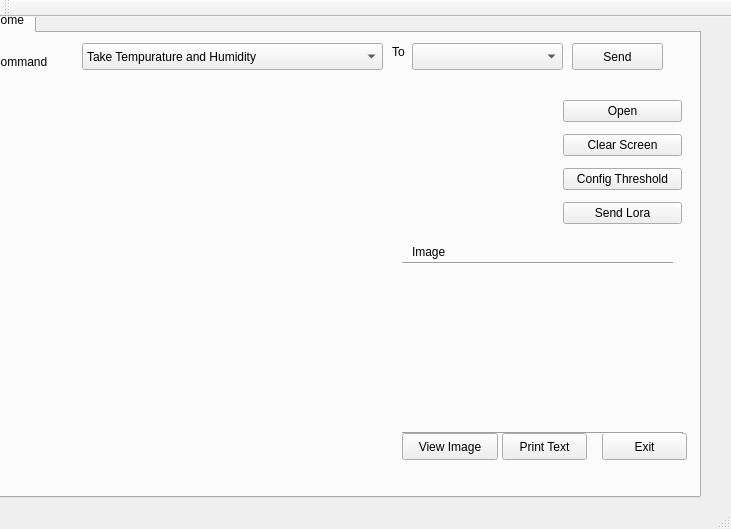
<?xml version="1.0" encoding="UTF-8"?>
<ui version="4.0">
 <class>MainWindow</class>
 <widget class="QMainWindow" name="MainWindow">
  <property name="geometry">
   <rect>
    <x>0</x>
    <y>0</y>
    <width>731</width>
    <height>529</height>
   </rect>
  </property>
  <property name="windowTitle">
   <string>MainWindow</string>
  </property>
  <widget class="QWidget" name="centralWidget">
   <widget class="QTabWidget" name="tabWidget">
    <property name="geometry">
     <rect>
      <x>-20</x>
      <y>-10</y>
      <width>721</width>
      <height>491</height>
     </rect>
    </property>
    <property name="currentIndex">
     <number>0</number>
    </property>
    <widget class="QWidget" name="tab">
     <attribute name="title">
      <string>Home</string>
     </attribute>
     <widget class="QWidget" name="verticalLayoutWidget">
      <property name="geometry">
       <rect>
        <x>0</x>
        <y>50</y>
        <width>421</width>
        <height>381</height>
       </rect>
      </property>
      <layout class="QVBoxLayout" name="layConsole"/>
     </widget>
     <widget class="QPushButton" name="btnExit">
      <property name="geometry">
       <rect>
        <x>620</x>
        <y>400</y>
        <width>85</width>
        <height>27</height>
       </rect>
      </property>
      <property name="text">
       <string>Exit</string>
      </property>
     </widget>
     <widget class="QLabel" name="lblImage">
      <property name="geometry">
       <rect>
        <x>420</x>
        <y>240</y>
        <width>271</width>
        <height>161</height>
       </rect>
      </property>
      <property name="text">
       <string/>
      </property>
     </widget>
     <widget class="Line" name="line">
      <property name="geometry">
       <rect>
        <x>420</x>
        <y>390</y>
        <width>281</width>
        <height>20</height>
       </rect>
      </property>
      <property name="orientation">
       <enum>Qt::Horizontal</enum>
      </property>
     </widget>
     <widget class="Line" name="line_2">
      <property name="geometry">
       <rect>
        <x>420</x>
        <y>220</y>
        <width>271</width>
        <height>20</height>
       </rect>
      </property>
      <property name="orientation">
       <enum>Qt::Horizontal</enum>
      </property>
     </widget>
     <widget class="QLabel" name="label_3">
      <property name="geometry">
       <rect>
        <x>430</x>
        <y>210</y>
        <width>67</width>
        <height>17</height>
       </rect>
      </property>
      <property name="text">
       <string>Image</string>
      </property>
     </widget>
     <widget class="QPushButton" name="btnView">
      <property name="geometry">
       <rect>
        <x>420</x>
        <y>400</y>
        <width>96</width>
        <height>27</height>
       </rect>
      </property>
      <property name="text">
       <string>View Image</string>
      </property>
     </widget>
     <widget class="QPushButton" name="pushButton">
      <property name="geometry">
       <rect>
        <x>590</x>
        <y>10</y>
        <width>91</width>
        <height>27</height>
       </rect>
      </property>
      <property name="text">
       <string>Send</string>
      </property>
     </widget>
     <widget class="QComboBox" name="boxCommand">
      <property name="geometry">
       <rect>
        <x>100</x>
        <y>10</y>
        <width>301</width>
        <height>27</height>
       </rect>
      </property>
      <item>
       <property name="text">
        <string>Take Tempurature and Humidity</string>
       </property>
      </item>
      <item>
       <property name="text">
        <string>Take Photo</string>
       </property>
      </item>
      <item>
       <property name="text">
        <string>Take Illuminance</string>
       </property>
      </item>
      <item>
       <property name="text">
        <string>ON Pump</string>
       </property>
      </item>
      <item>
       <property name="text">
        <string>OFF Pump</string>
       </property>
      </item>
      <item>
       <property name="text">
        <string>ON Light</string>
       </property>
      </item>
      <item>
       <property name="text">
        <string>OFF Light</string>
       </property>
      </item>
     </widget>
     <widget class="QComboBox" name="boxSensor">
      <property name="geometry">
       <rect>
        <x>430</x>
        <y>10</y>
        <width>151</width>
        <height>27</height>
       </rect>
      </property>
     </widget>
     <widget class="QLabel" name="label_4">
      <property name="geometry">
       <rect>
        <x>10</x>
        <y>20</y>
        <width>81</width>
        <height>17</height>
       </rect>
      </property>
      <property name="text">
       <string>Command</string>
      </property>
     </widget>
     <widget class="QLabel" name="label_5">
      <property name="geometry">
       <rect>
        <x>410</x>
        <y>10</y>
        <width>31</width>
        <height>17</height>
       </rect>
      </property>
      <property name="text">
       <string>To</string>
      </property>
     </widget>
     <widget class="QPushButton" name="btnPrint">
      <property name="geometry">
       <rect>
        <x>520</x>
        <y>400</y>
        <width>85</width>
        <height>27</height>
       </rect>
      </property>
      <property name="text">
       <string>Print Text</string>
      </property>
     </widget>
     <widget class="QWidget" name="layoutWidget">
      <property name="geometry">
       <rect>
        <x>570</x>
        <y>50</y>
        <width>141</width>
        <height>161</height>
       </rect>
      </property>
      <layout class="QVBoxLayout" name="verticalLayout">
       <item>
        <widget class="QPushButton" name="btnOpenClose">
         <property name="text">
          <string>Open</string>
         </property>
        </widget>
       </item>
       <item>
        <widget class="QPushButton" name="btnClear">
         <property name="text">
          <string>Clear Screen</string>
         </property>
        </widget>
       </item>
       <item>
        <widget class="QPushButton" name="btnConfigThreshol">
         <property name="text">
          <string>Config Threshold</string>
         </property>
        </widget>
       </item>
       <item>
        <widget class="QPushButton" name="pushButton_2">
         <property name="text">
          <string>Send Lora</string>
         </property>
        </widget>
       </item>
      </layout>
     </widget>
     <widget class="QLabel" name="lb_pic">
      <property name="geometry">
       <rect>
        <x>430</x>
        <y>60</y>
        <width>131</width>
        <height>141</height>
       </rect>
      </property>
      <property name="text">
       <string/>
      </property>
     </widget>
    </widget>
   </widget>
  </widget>
  <widget class="QToolBar" name="mainToolBar">
   <attribute name="toolBarArea">
    <enum>TopToolBarArea</enum>
   </attribute>
   <attribute name="toolBarBreak">
    <bool>false</bool>
   </attribute>
  </widget>
  <widget class="QStatusBar" name="statusBar"/>
  <action name="actSetting">
   <property name="text">
    <string>Setting</string>
   </property>
  </action>
  <action name="actionLinphone">
   <property name="text">
    <string>Linphone</string>
   </property>
  </action>
  <action name="actionSerial_Port">
   <property name="text">
    <string>Setup Serial Port</string>
   </property>
  </action>
  <action name="actionNew">
   <property name="text">
    <string>New Node</string>
   </property>
  </action>
  <action name="actionEdit_Place">
   <property name="text">
    <string>Edit Node Place</string>
   </property>
  </action>
  <action name="actionInformation">
   <property name="text">
    <string>Node Information</string>
   </property>
  </action>
  <action name="actionRetask_One">
   <property name="text">
    <string>Retask One</string>
   </property>
  </action>
  <action name="actionRetask_All">
   <property name="text">
    <string>Retask All</string>
   </property>
  </action>
  <action name="actionAbout">
   <property name="text">
    <string>About</string>
   </property>
  </action>
  <action name="actionAbout_2">
   <property name="text">
    <string>About</string>
   </property>
  </action>
  <action name="actionServer">
   <property name="text">
    <string>Server</string>
   </property>
  </action>
  <action name="actionQuit">
   <property name="text">
    <string>Quit</string>
   </property>
  </action>
  <action name="actionStartup_Location_Map">
   <property name="text">
    <string>Startup Location Map</string>
   </property>
  </action>
  <action name="actionNew_Zone">
   <property name="text">
    <string>New Zone</string>
   </property>
  </action>
 </widget>
 <layoutdefault spacing="6" margin="11"/>
 <resources/>
 <connections/>
</ui>
